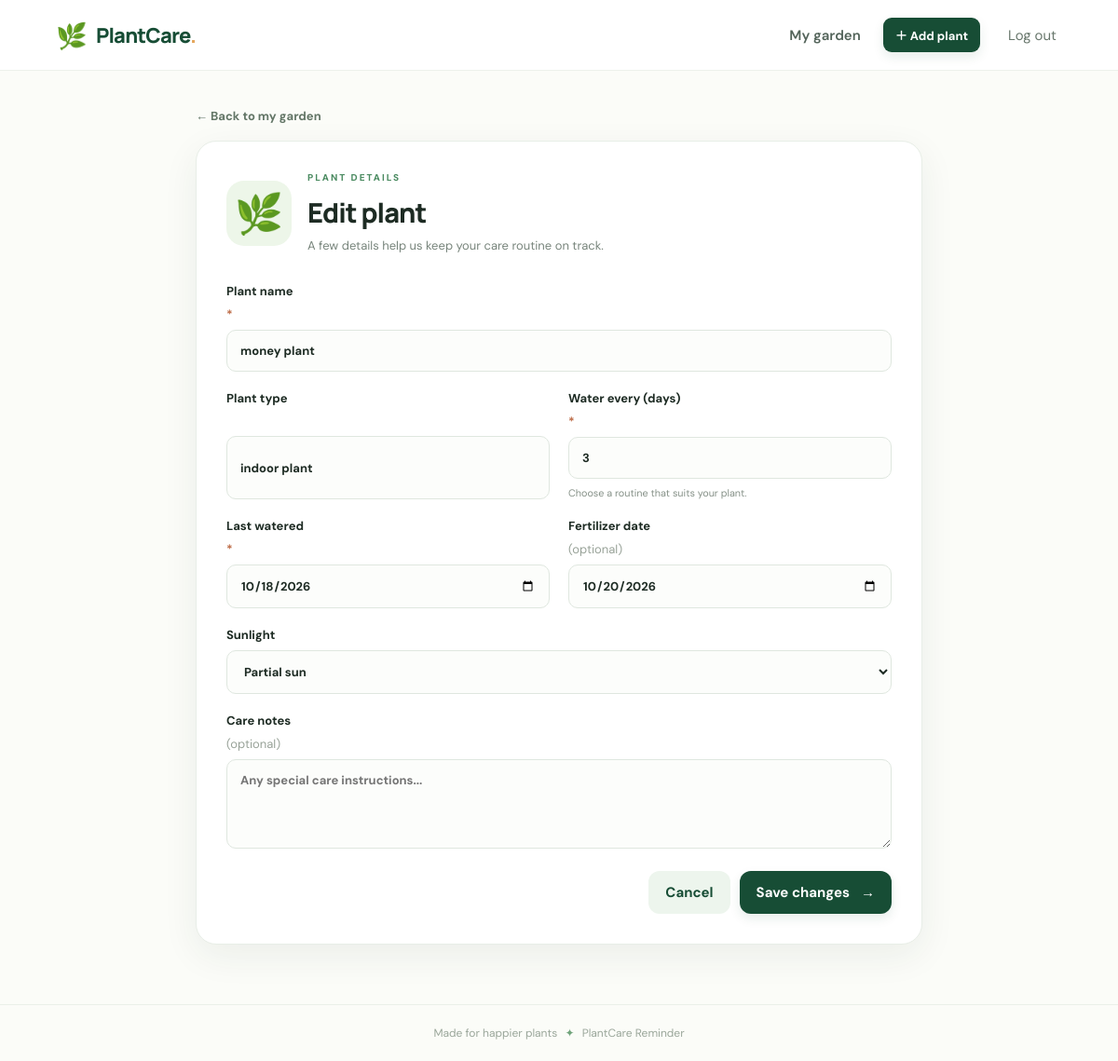
The app's page /plants/1/edit (signed in) with its own data.
### app.py (models this page shows, shortened)
class Plant(db.Model):
    id = db.Column(db.Integer, primary_key=True)
    user_id = db.Column(db.Integer, db.ForeignKey("user.id"), nullable=False, index=True)
    name = db.Column(db.String(100), nullable=False)
    plant_type = db.Column(db.String(80), default="", nullable=False)
    watering_frequency = db.Column(db.Integer, default=3, nullable=False)
    last_watered = db.Column(db.Date, nullable=False, default=date.today)
    fertilizer_date = db.Column(db.Date, nullable=True)
    sunlight = db.Column(db.String(40), default="Indirect sunlight", nullable=False)
    notes = db.Column(db.Text, default="", nullable=False)
    created_at = db.Column(db.DateTime, default=datetime.utcnow, nullable=False)

### app.py (the view, shortened to what this page needs)
@app.route("/plants/<int:plant_id>/edit", methods=["GET", "POST"])
@login_required
def edit_plant(plant_id):
    plant = Plant.query.filter_by(id=plant_id, user_id=current_user().id).first_or_404()
    return render_template("plant_form.html", plant=plant, form_title="Edit plant", submit_label="Save changes")

### app.py (called while the page is built)
def current_user():
    user_id = session.get("user_id")
    return db.session.get(User, user_id) if user_id else None

def login_required(view):
    @wraps(view)
    def wrapped(*args, **kwargs):
        if not current_user():
            flash("Please sign in to continue.", "info")
            return redirect(url_for("login"))
        return view(*args, **kwargs)
    return wrapped

@app.context_processor
def inject_user():
    return {"logged_in_user": current_user(), "today": date.today()}

### templates/plant_form.html (shortened to what this page needs)
{% extends "base.html" %}
{% block content %}
<section class="form-page">
  <a class="back-link" href="{{ url_for('dashboard') }}">← Back to my garden</a>
  <div class="form-panel">
    <div class="form-panel-heading"><span class="big-leaf">🌿</span><div><p class="eyebrow green">PLANT DETAILS</p><h1>{{ form_title }}</h1><p class="muted">A few details help us keep your care routine on track.</p></div></div>
    <form method="post" class="plant-form">
      <label class="span-two">Plant name <span class="required">*</span><input name="name" required maxlength="100" value="{{ plant.name if plant else request.form.get('name','') }}" placeholder="e.g. Money Plant"></label>
      <label>Plant type<input name="plant_type" maxlength="80" value="{{ plant.plant_type if plant else request.form.get('plant_type','') }}" placeholder="e.g. Indoor foliage"></label>
      <label>Water every (days) <span class="required">*</span><input name="watering_frequency" type="number" min="1" max="365" required value="{{ plant.watering_frequency if plant else request.form.get('watering_frequency','3') }}"><small>Choose a routine that suits your plant.</small></label>
      <label>Last watered <span class="required">*</span><input name="last_watered" type="date" required value="{{ plant.last_watered.isoformat() if plant else request.form.get('last_watered', today.isoformat()) }}"></label>
      <label>Fertilizer date <span class="optional">(optional)</span><input name="fertilizer_date" type="date" value="{{ plant.fertilizer_date.isoformat() if plant and plant.fertilizer_date else request.form.get('fertilizer_date','') }}"></label>
      <label class="span-two">Sunlight<select name="sunlight">
        {% set sun = plant.sunlight if plant else request.form.get('sunlight','Indirect sunlight') %}
        {% for option in ['Full sun','Partial sun','Indirect sunlight','Shade'] %}<option value="{{ option }}" {% if sun == option %}selected{% endif %}>{{ option }}</option>{% endfor %}
      </select></label>
      <label class="span-two">Care notes <span class="optional">(optional)</span><textarea name="notes" rows="4" maxlength="3000" placeholder="Any special care instructions...">{{ plant.notes if plant else request.form.get('notes','') }}</textarea></label>
      <div class="form-actions span-two"><a class="button button-soft" href="{{ url_for('dashboard') }}">Cancel</a><button class="button" type="submit">{{ submit_label }} <span>→</span></button></div>
    </form>
  </div>
</section>
{% endblock %}

### static/style.css (style rules this page uses)
:root { --green:#174d35;--green2:#236846;--mint:#e7f3e9;--text:#1d2b23;--muted:#78857c;--line:#e6ece6;--paper:#fbfcf8;--white:#fff;--shadow:0 12px 38px rgba(26,63,41,.07) }
* { box-sizing:border-box }
body { margin:0;background:var(--paper);color:var(--text);font-family:'DM Sans',Arial,sans-serif;font-size:15px }
a { color:inherit;text-decoration:none }
button,input,textarea,select { font:inherit }
.button { border:0;border-radius:12px;background:var(--green);color:white;padding:13px 18px;font-weight:700;cursor:pointer;display:inline-flex;align-items:center;justify-content:center;gap:12px;transition:transform .18s,background .18s;box-shadow:0 5px 12px #174d351a }
.button-soft { background:#edf5ed;color:var(--green);box-shadow:none }
.muted { color:var(--muted);line-height:1.65 }
.eyebrow { font-size:10px;font-weight:800;letter-spacing:2px;margin:0 0 11px;color:#a6cdb0 }
.eyebrow.green { color:#4b8b61 }
.form-stack label,.plant-form label { font-size:13px;font-weight:700;display:grid;gap:8px }
.input,.form-stack input,.plant-form input,.plant-form select,.plant-form textarea { width:100%;border:1px solid #dfe7df;background:#fcfdfb;padding:13px 14px;border-radius:10px;outline:none;color:var(--text);transition:border .2s,box-shadow .2s }
.form-page { max-width:780px;margin:0 auto }
.back-link { display:inline-block;color:#627566;font-weight:700;font-size:13px;margin-bottom:18px }
.form-panel { background:white;border:1px solid #e8eee7;border-radius:22px;padding:32px;box-shadow:var(--shadow) }
.form-panel-heading { display:flex;align-items:center;gap:17px;margin-bottom:30px }
.big-leaf { font-size:42px;width:70px;height:70px;border-radius:19px;background:#edf6e9;display:grid;place-items:center }
.form-panel h1 { font:800 29px Manrope,sans-serif;letter-spacing:-1px;margin:0 }
.form-panel-heading .muted { font-size:13px;margin:5px 0 0 }
.plant-form { display:grid;grid-template-columns:1fr 1fr;gap:20px }
.plant-form small { font-weight:400;color:#859087 }
.span-two { grid-column:span 2 }
.required { color:#bd6b46 }
.optional { color:#98a298;font-weight:400 }
.plant-form textarea { resize:vertical }
.form-actions { display:flex;justify-content:flex-end;gap:10px;margin-top:4px }

### records on screen
Plant: name "money plant", plant_type "indoor plant", watering_frequency "3", last_watered "10/18/2026", fertilizer_date "10/20/2026", sunlight "Partial sun"

### other values on screen
{{ submit_label }} "Save changes"
